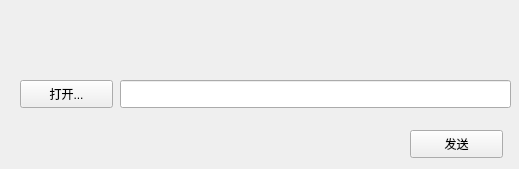
<?xml version="1.0" encoding="UTF-8"?>
<ui version="4.0">
 <class>SendFile</class>
 <widget class="QWidget" name="SendFile">
  <property name="geometry">
   <rect>
    <x>0</x>
    <y>0</y>
    <width>519</width>
    <height>169</height>
   </rect>
  </property>
  <property name="sizePolicy">
   <sizepolicy hsizetype="Fixed" vsizetype="Fixed">
    <horstretch>0</horstretch>
    <verstretch>0</verstretch>
   </sizepolicy>
  </property>
  <property name="minimumSize">
   <size>
    <width>519</width>
    <height>169</height>
   </size>
  </property>
  <property name="maximumSize">
   <size>
    <width>519</width>
    <height>169</height>
   </size>
  </property>
  <property name="windowTitle">
   <string>SendFile</string>
  </property>
  <widget class="QWidget" name="titleWidget" native="true">
   <property name="geometry">
    <rect>
     <x>0</x>
     <y>0</y>
     <width>519</width>
     <height>50</height>
    </rect>
   </property>
   <property name="titleskin" stdset="0">
    <bool>true</bool>
   </property>
  </widget>
  <widget class="QWidget" name="bodyWidget" native="true">
   <property name="geometry">
    <rect>
     <x>0</x>
     <y>50</y>
     <width>519</width>
     <height>119</height>
    </rect>
   </property>
   <property name="bottomskin" stdset="0">
    <bool>true</bool>
   </property>
   <widget class="QPushButton" name="openBtn">
    <property name="geometry">
     <rect>
      <x>20</x>
      <y>30</y>
      <width>93</width>
      <height>28</height>
     </rect>
    </property>
    <property name="text">
     <string>打开...</string>
    </property>
   </widget>
   <widget class="QPushButton" name="sendBtn">
    <property name="geometry">
     <rect>
      <x>410</x>
      <y>80</y>
      <width>93</width>
      <height>28</height>
     </rect>
    </property>
    <property name="text">
     <string>发送</string>
    </property>
   </widget>
   <widget class="QLineEdit" name="lineEdit">
    <property name="geometry">
     <rect>
      <x>120</x>
      <y>30</y>
      <width>391</width>
      <height>28</height>
     </rect>
    </property>
   </widget>
  </widget>
 </widget>
 <layoutdefault spacing="6" margin="11"/>
 <resources/>
 <connections/>
</ui>
